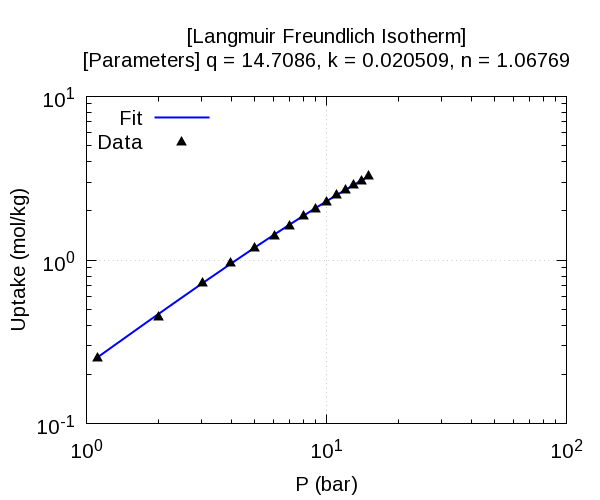

Generate this figure with gnuplot:
set title"[Langmuir Freundlich Isotherm]\n[Parameters] q = 14.7086, k = 0.020509, n = 1.06769"
set term pngcairo size 600,500 font 'Arial,15'
set output "n2_irmof-1.dat.png"
set xtics format '10^{%L}'
set ytics format '10^{%L}'
set xlabel 'P (bar)'
set ylabel 'Uptake (mol/kg)'
set style line 1 lc rgb 'blue'  lw 2
set style line 2 lc rgb 'black' ps 1.5 pt 9
set grid
set key left
set logscale xy
plot '-' w l ls 1 title 'Fit', '-' w p ls 2 title 'Data'
         1.1129       0.255409
        1.28709       0.297441
        1.46129       0.339614
        1.63548        0.38188
        1.80968       0.424202
        1.98387       0.466549
        1.98387       0.466549
        2.19677       0.518305
        2.40968       0.570023
        2.62258       0.621674
        2.83549        0.67323
        3.04839        0.72467
        3.23226       0.768987
        3.41613       0.813194
            3.6       0.857282
        3.78387       0.901242
        3.96774       0.945067
        4.17097       0.993342
        4.37419        1.04144
        4.57742        1.08935
        4.78064        1.13706
        4.98387        1.18458
        5.19677        1.23415
        5.40968        1.28349
        5.62258         1.3326
        5.83549        1.38148
        6.04839        1.43012
        6.04839        1.43012
        6.24194        1.47413
        6.43549        1.51794
        6.62903        1.56156
        6.82258        1.60497
        7.01613        1.64817
        7.01613        1.64817
        7.20968        1.69117
        7.40323        1.73397
        7.59677        1.77657
        7.79032        1.81895
        7.98387        1.86113
         8.1871         1.9052
        8.39032        1.94904
        8.59355        1.99265
        8.79677        2.03603
              9        2.07919
        9.20322        2.12212
        9.40644        2.16482
        9.60966        2.20729
        9.81288        2.24953
        10.0161        2.29155
        10.2097        2.33137
        10.4032        2.37098
        10.5968        2.41038
        10.7903        2.44959
        10.9839        2.48859
        10.9839        2.48859
        11.1871        2.52932
        11.3903        2.56983
        11.5936        2.61012
        11.7968        2.65019
             12        2.69004
        12.1935         2.7278
        12.3871        2.76535
        12.5806        2.80271
        12.7742        2.83988
        12.9677        2.87685
        13.1806        2.91731
        13.3935        2.95753
        13.6065        2.99752
        13.8194        3.03728
        14.0323        3.07681
        14.2258        3.11255
        14.4194         3.1481
        14.6129        3.18347
        14.8065        3.21865
e
         1.1129        0.25324
        1.98387       0.455886
        3.04839       0.734905
        3.96774       0.963055
        4.98387        1.19093
        6.04839        1.41867
        7.01613        1.62104
        7.98387        1.87469
              9        2.07692
        10.0161        2.27916
        10.9839        2.50717
             12        2.68376
        12.9677        2.88613
        14.0323        3.06259
             15        3.26496
